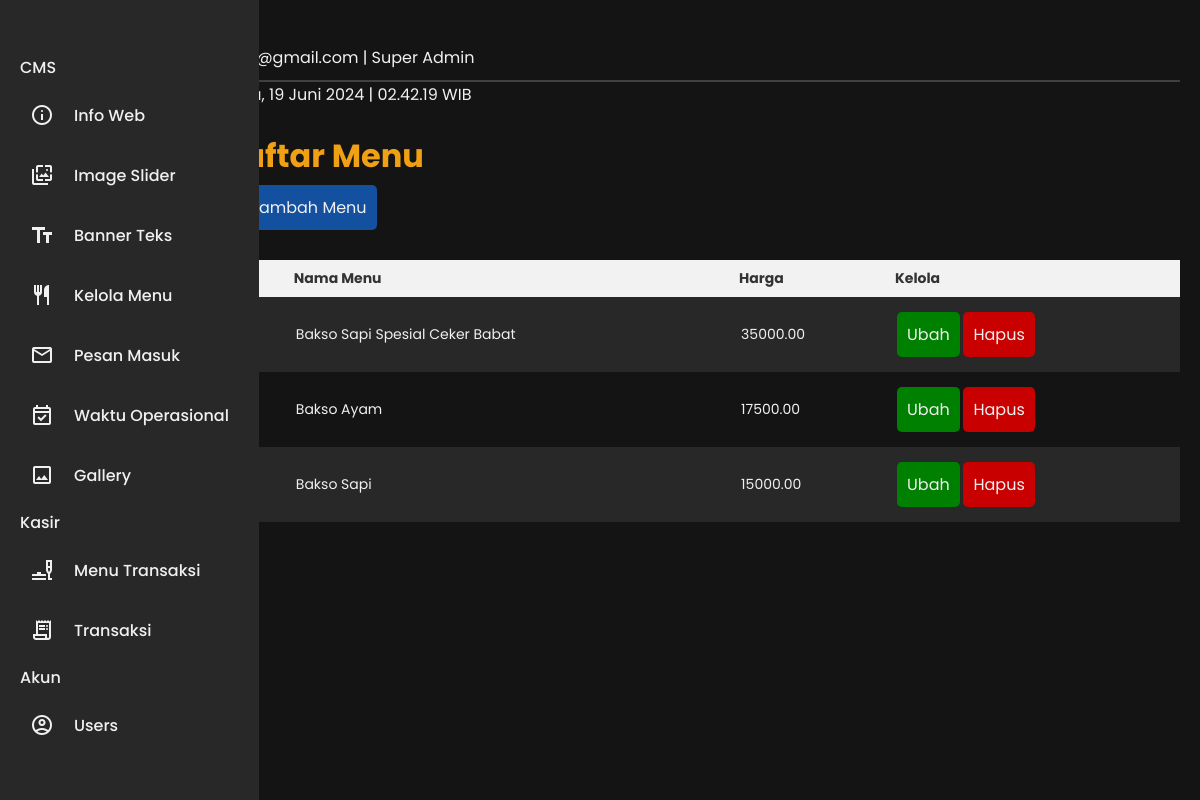
The app's page /admin/page.php?page=daftar-menu (signed in) with its own data.
### tables this page shows
CREATE TABLE `menu` (
  `menu_id` int(11) NOT NULL,
  `nama_menu` varchar(255) NOT NULL,
  `harga` decimal(10,2) NOT NULL
);

### admin/page/kasir/daftar-menu.php (the view, shortened to what this page needs)
<?php
include 'page/template/sidebar.php';
?>
<body>
    <main class="content">
        <?php include 'page/template/header.php'; ?>
        <div>
            <h1 class="judul">Daftar Menu</h1>
            <div class="text">
                <a href="page.php?page=tambah-menu-kasir">
                    <button class="tombol-tambah"><i class='bx bx-plus'></i> Tambah Menu</button>
                </a>
                <br>
                <br>
                <?php
                $no = 1;
                ?>
                <table>
                    <tr>
                        <th>No</th>
                        <th>Nama Menu</th>
                        <th>Harga</th>
                        <th>Kelola</th>
                    </tr>
                    <?php
                    $data = mysqli_query($koneksi, "SELECT * FROM menu ORDER BY menu_id DESC");
                    while ($r = mysqli_fetch_array($data)) {
                    ?>
                        <tr>
                            <td><?php echo $no; ?></td>
                            <td><?php echo $r['nama_menu']; ?></td>
                            <td><?php echo $r['harga']; ?></td>
                            <td>
                                <a href="page.php?page=ubah-menu-kasir&id=<?php echo $r['menu_id']; ?>"><button style="background-color:green">Ubah</button></a>
                                <a href="action.php?action=hapus-menu-kasir&id=<?php echo $r['menu_id']; ?>"><button style="background-color: var(--red);">Hapus</button></a>
                            </td>
                        </tr>
                    <?php
                        $no++;
                    }
                    ?>
                </table>
            </div>
        </div>
    </main>
</body>

### admin/assets/css/style.css (style rules this page uses)
button { font-size: 1rem; border: none; color: var(--white); border-radius: 5px; padding: 10px; margin: 0 auto; margin-top: 5px; margin-bottom: 5px; cursor: pointer; }
button { color: var(--white); }

### admin/assets/css/style_sidebar.css (style rules this page uses)
* { margin: 0; padding: 0; box-sizing: border-box; font-family: 'L', sans-serif; }
:root { --blue_dark: #1450A0; --blue_light: #2878F0; --gold: #F0A014; --white: #F0F0F0; --black: #141414; --black2: #282828; --red: #C80000; --body-color: #141414; --sidebar-color: #282828; --sidebar-color2: #F0A014; --primary-color: #1450A0; --primary-color-light: #2878F0; --toggle-color: #2878F0; --text-color: #F0F0F0; --tran-03: all 0.2s ease; --tran-03: all 0.3s ease; --tran-04: all 0.3s ease; --tran-05: all 0.3s ease; }
body { min-height: 100vh; background-color: var(--body-color); transition: var(--tran-05); }

### admin/assets/css/style_table.css (style rules this page uses)
table { width: 100%; border-collapse: collapse; border-spacing: 0; margin: 0 auto; color: var(--white); font-size: 14px; }
th { background-color: #f2f2f2; color: #333; font-weight: bold; padding: 8px; text-align: left; }
tr:nth-child(even) { background-color: var(--black2); }
td { padding: 10px; }
td a { text-decoration: none; }

### admin/page/template/sidebar.php (style rules this page uses)
:root { --background-color: #141414; --sidebar-background: #282828; --sidebar-hover-background: #F0F0F0; --text-color: #F0F0F0; --text-hover-color: #123123; --separator-color: #2878F0; --user-profile-border: #F0F0F0; --user-detail-background: #F0F0F0; --gold: #F0A014; --blue_dark: #1450A0; --blue_light: #2878F0; }
* { margin: 0; padding: 0; box-sizing: border-box; font-family: "Poppins", sans-serif; }
body { min-height: 100vh; background: var(--background-color); display: flex; margin: 0; padding: 0; color: var(--text-color) }
.content { margin-left: 85px; padding: 20px; transition: margin-left 0.4s ease; width: 100vw; }
.judul { color: var(--gold); }
button { background-color: var(--blue_dark); }

### records on screen
menu: nama_menu "Bakso Sapi Spesial Ceker Babat", harga "35000.00"
menu: nama_menu "Bakso Ayam", harga "17500.00"
menu: nama_menu "Bakso Sapi", harga "15000.00"

### other values on screen
$_SESSION['email'] "apip@gmail.com"
$_SESSION['role'] "Super Admin"
